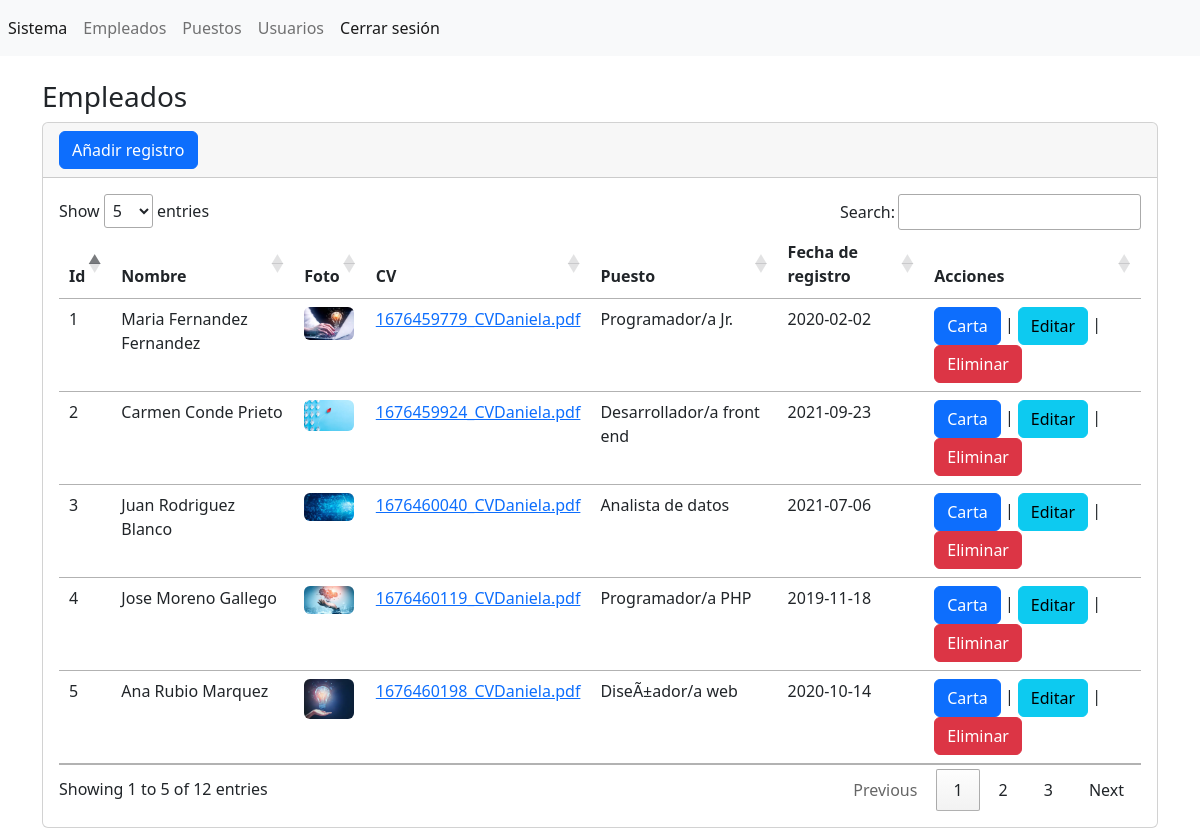
/secciones/empleados/index.php (signed in), run on the app's committed database.
### tables this page shows
CREATE TABLE `empleados` (
  `id` int(4) NOT NULL,
  `primerNombre` varchar(255) NOT NULL,
  `segundoNombre` varchar(255) NOT NULL,
  `primerApellido` varchar(255) NOT NULL,
  `segundoApellido` varchar(255) NOT NULL,
  `foto` varchar(255) NOT NULL,
  `cv` varchar(255) NOT NULL,
  `idPuesto` int(11) NOT NULL,
  `fechaRegistro` date NOT NULL
);

### secciones/empleados/index.php (the view, shortened to what this page needs)
<?php
include("../../bd.php");
$sentencia = $conexion->prepare("SELECT *,(SELECT nombrePuesto FROM puestos WHERE
             puestos.id=empleados.idPuesto limit 1) as puesto FROM empleados");
$sentencia->execute();
$lista_empleados = $sentencia->fetchAll(PDO::FETCH_ASSOC);
include("../../templates/header.php"); ?>
<br/>
<h3>Empleados</h3>
<div class="card">
    <div class="card-header">
        <a name="" id="" class="btn btn-primary" href="crear.php" role="button">Añadir registro</a>
    </div>
    <div class="card-body">
        <div class="table-responsive-sm">
            <table class="table" id="tabla_id">
                <thead>
                    <tr>
                        <th scope="col">Id</th>
                        <th scope="col">Nombre</th>
                        <th scope="col">Foto</th>
                        <th scope="col">CV</th>
                        <th scope="col">Puesto</th>
                        <th scope="col">Fecha de registro</th>
                        <th scope="col">Acciones</th>
                    </tr>
                </thead>
                <tbody>
                <?php foreach($lista_empleados as $registro) { ?>
                    <tr class="">
                        <td scope="row"><?php echo $registro['id']; ?></td>
                        <td scope="row"><?php echo $registro['primerNombre']; ?>
                                        <?php echo $registro['primerApellido']; ?>
                                        <?php echo $registro['segundoApellido']; ?>
                        </td>
                        <td scope="row">
                            <img width="50" height="50" src="<?php echo $registro['foto']; ?>" class="img-fluid rounded" alt="Foto del empleado"/>
                        </td>
                        <td scope="row"><a href="<?php echo $registro['cv']; ?>">
                            <?php echo $registro['cv']; ?></a></td>
                        <td scope="row"><?php echo $registro['puesto']; ?></td>
                        <td scope="row"><?php echo $registro['fechaRegistro']; ?></td>
                        <td>
                            <a class="btn btn-primary" href="cartaRecomendacion.php?id=<?php echo $registro['id']; ?>" role="button">Carta</a> |
                            <a class="btn btn-info" href="editar.php?id=<?php echo $registro['id']; ?>" role="button">Editar</a> |
                            <a class="btn btn-danger" href="javascript:borrar(<?php echo $registro['id']; ?>);" role="button">Eliminar</a>
                        </td>
                    </tr>
                    <?php } ?>
                </tbody>
            </table>
        </div>
    </div>
</div>
<?php include("../../templates/footer.php"); ?>

### templates/header.php (shortened to what this page needs)
<?php
$url_base = "http://localhost/app/";
?>
<!doctype html>
<html lang="en">
<head>
  <link href="https://cdn.jsdelivr.net/npm/bootstrap@5.2.1/dist/css/bootstrap.min.css" rel="stylesheet"
>
    <link rel="stylesheet" type="text/css" href="https://cdn.datatables.net/1.13.2/css/jquery.dataTables.css">
</head>
<body>
  <nav class="navbar navbar-expand navbar-light bg-light">
      <ul class="nav navbar-nav">
          <li class="nav-item">
              <a class="nav-link active" href="../../index.php" aria-current="page">Sistema
                  <span class="visually-hidden">(current)</span></a>
          </li>
          <li class="nav-item">
              <a class="nav-link" href="<?php echo $url_base;?>secciones/empleados/">Empleados</a>
          </li>
          <li class="nav-item">
              <a class="nav-link" href="<?php echo $url_base;?>secciones/puestos/">Puestos</a>
          </li>
          <li class="nav-item">
              <a class="nav-link" href="<?php echo $url_base;?>secciones/usuarios/">Usuarios</a>
          </li>
          <li class="nav-item">
              <a class="nav-link active" href="<?php echo $url_base; ?>cerrar.php">Cerrar sesión</a>
          </li>
      </ul>
  </nav>
  <main class="container">

### templates/footer.php (shortened to what this page needs)
</main>
</body>
</html>

### data on the page
empleados: id "1", primerNombre "Maria", primerApellido "Fernandez", segundoApellido "Fernandez", foto (picture), cv "1676459779_CVDaniela.pdf", puesto "Programador/a Jr.", fechaRegistro "2020-02-02"
empleados: id "2", primerNombre "Carmen", primerApellido "Conde", segundoApellido "Prieto", foto (picture), cv "1676459924_CVDaniela.pdf", puesto "Desarrollador/a front end", fechaRegistro "2021-09-23"
empleados: id "3", primerNombre "Juan", primerApellido "Rodriguez", segundoApellido "Blanco", foto (picture), cv "1676460040_CVDaniela.pdf", puesto "Analista de datos", fechaRegistro "2021-07-06"
empleados: id "4", primerNombre "Jose", primerApellido "Moreno", segundoApellido "Gallego", foto (picture), cv "1676460119_CVDaniela.pdf", puesto "Programador/a PHP", fechaRegistro "2019-11-18"
empleados: id "5", primerNombre "Ana", primerApellido "Rubio", segundoApellido "Marquez", foto (picture), cv "1676460198_CVDaniela.pdf", puesto "DiseÃ±ador/a web", fechaRegistro "2020-10-14"
